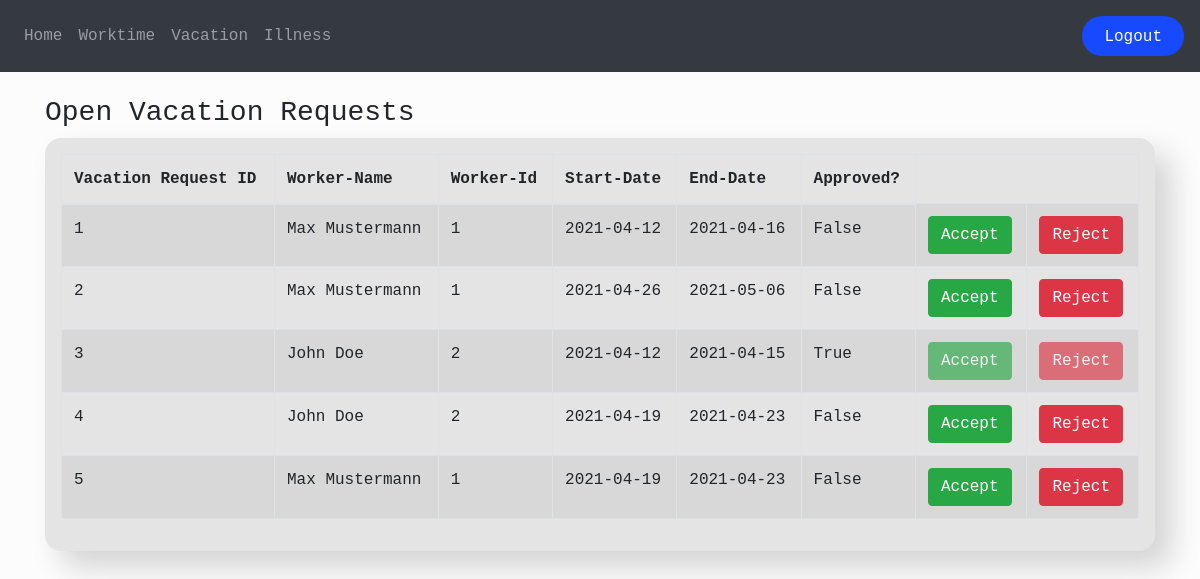
Page /vacation_requests (signed in) on the earlier database version.
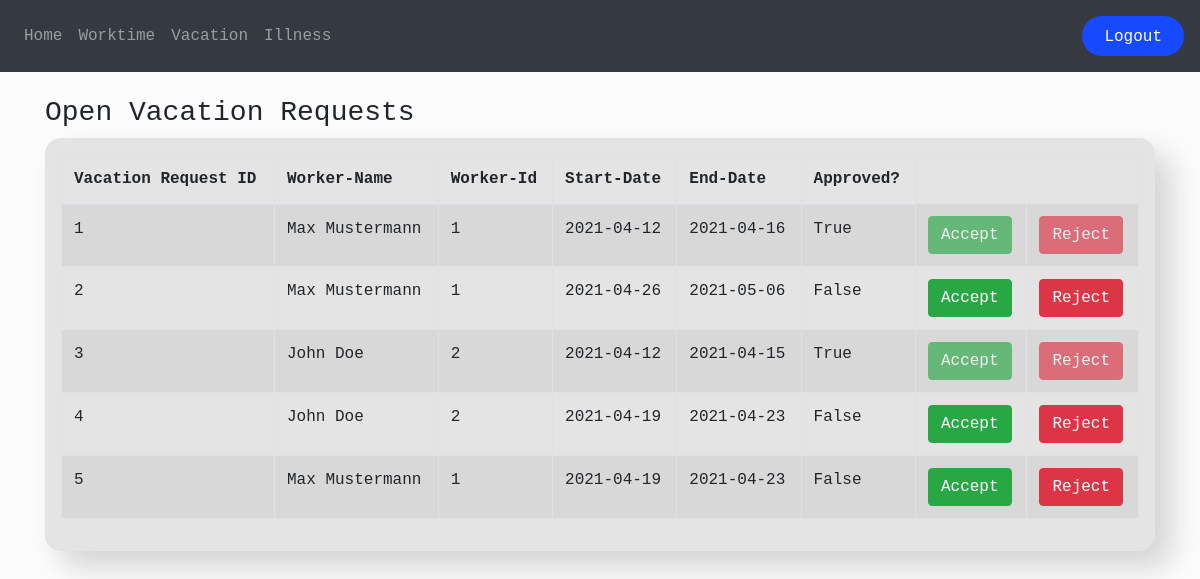
Same page on the later database version.
### app/models.py (models this page shows, shortened)
class Vacation(db.Model):
    id = db.Column(db.Integer, primary_key=True)
    start_date = db.Column(db.Date)
    end_date = db.Column(db.Date)
    user_id = db.Column(db.Integer, db.ForeignKey('user.id'))
    approved = db.Column(db.Boolean, default=False)

class User(db.Model, UserMixin):
    id = db.Column(db.Integer, primary_key=True)
    email = db.Column(db.String(150), unique=True)
    password = db.Column(db.String(150))
    full_name = db.Column(db.String(150))
    target_hours = db.Column(db.Integer, default=160)
    worked_hours = db.Column(db.Integer, default=0)
    flex_time = db.Column(db.Integer, default=0)
    vacation_days = db.Column(db.Integer, default=30)
    vacation_days_taken = db.Column(db.Integer, default=0)
    roles_id = db.Column(db.Integer, db.ForeignKey('role.id'))
    vacation_requests = db.relationship('Vacation', backref='user')
    illness = db.relationship('Illness', backref='user')

### app/views.py (the view, shortened to what this page needs)
@views.route('/vacation_requests', methods=['GET', 'POST'])
@login_required
def vacation_requests():
    requests = Vacation.query.all()
    users = User.query.all()
    return render_template('vacation_requests.html', requests=requests, user=current_user,  users=users, User=User, roles_id=session.get('roles_id'))

### app/__init__.py (called while the page is built)
def create_app():
    app = Flask(__name__)
    app.config['SECRET_KEY'] = '9QxEIB84nNKgxjz9ahPjM2HRtwrERAli4PGtjRjV'
    app.config['SQLALCHEMY_DATABASE_URI'] = f'sqlite:///{DB_NAME}'
    app.config['SQLALCHEMY_TRACK_MODIFICATIONS'] = False
    db.init_app(app)
    from .auth import auth
    from .views import views
    app.register_blueprint(auth)
    app.register_blueprint(views)
    from .models import User
    create_database(app=app)
    login_manager = LoginManager()
    login_manager.login_view = 'auth.login'
    login_manager.init_app(app)
    @login_manager.user_loader
    def load_user(id):
        return User.query.get(int(id))
    return app

### app/templates/vacation_requests.html (shortened to what this page needs)
{% extends 'base.html' %}
{% block page_header %}
<h3>Open Vacation Requests</h3>
{% endblock page_header %}
{% block content %}
<div class="container">
    <div class="vacation-requests-personal">
        <table class="table table-striped table-bordered">
            <thead>
                <tr>
                    <th class="row-sm">Vacation Request ID</th>
                    <th class="row-md">Worker-Name</th>
                    <th class="row-md">Worker-Id</th>
                    <th class="row-md">Start-Date</th>
                    <th class="row-md">End-Date</th>
                    <th class="row-md">Approved?</th>
                </tr>
            </thead>
            <tbody>
                {% for request in requests %}
                <tr>
                    <td>{{request.id}}</td>
                    <td>{{User.query.filter_by(id=request.user_id).first().full_name}}</td>
                    <td>{{User.query.filter_by(id=request.user_id).first().id}}</td>
                    <td>{{request.start_date}}</td>
                    <td>{{request.end_date}}</td>
                    <td>{{request.approved}}</td>
                    {% if request.approved == True %}
                    <td><button class="btn btn-success" disabled>Accept</button></td>
                    <td><button class="btn btn-danger" disabled>Reject</button></td>
                    {% else %}
                    <form method="POST">
                        <td><button class="btn btn-success" name="accept-button" value="{{request.id}}">Accept</button>
                        </td>
                        <td><button class="btn btn-danger" name="reject-button" value="{{request.id}}">Reject</button>
                        </td>
                    </form>
                    {% endif %}
                </tr>
                {% endfor %}
            </tbody>
        </table>
    </div>
</div>
{% endblock content %}

### app/templates/base.html (shortened to what this page needs)
<!DOCTYPE html>
<html>
<head>
    <link rel="stylesheet" href="https://stackpath.bootstrapcdn.com/bootstrap/4.4.1/css/bootstrap.min.css"
 />
    <link rel="stylesheet" href="{{ url_for('static', filename='css/styles.css') }}">
</head>
<body>
    <nav class="navbar navbar-expand-lg navbar-dark bg-dark">
        <div class="collapse navbar-collapse" id="navbar">
            <ul class="navbar-nav mr-auto">
                {% if user.is_authenticated %}
                <li class="nav-item"><a class="nav-link" id="home" href="/home">Home</a></li>
                <li class="nav-item"><a class="nav-item nav-link" id="wortime" href="/worktime">Worktime</a></li>
                <li class="nav-item"><a class="nav-item nav-link" id="vacation" href="/vacation">Vacation</a></li>
                <li class="nav-item"><a class="nav-item nav-link" id="illness">Illness</a></li>
                {% else %}
                <li class="nav-item"><a class="nav-item nav-link" id="login" href="{{url_for('auth.login')}}">Login</a>
                </li>
                {% endif %}
            </ul>
            {% if user.is_authenticated %}
            <span class="navbar-text">
                <button class="button-small">
                    <a class="nav-item nav-link" id="logout" href="/logout">Logout</a>
                </button>
            </span>
            {% endif %}
        </div>
    </nav>
    <br>
    <div class="page-header">
        <div class="container">
            {% block page_header %}
            {% endblock page_header %}
        </div>
    </div>
    {% block content %}
    {% endblock content %}
</body>
</html>

### app/static/css/styles.css (style rules this page uses)
body, html { height: 100%; background-color: #fcfcfc; font-family: 'Microsoft YaHei UI', Courier, monospace; }
.button-small { background: #1749FF; color: white; float: left; border-radius: 57px; border: 0px; height: 40px; transition: all 0.4s ease 0s; }
.vacation-requests-personal { background-color: #e4e4e4; padding: 1em; border-radius: 1em; box-shadow: 1em 1em 30px #d3d3d3; }

Differences in the rows shown:
changed Vacation id 1: approved "False" → "True"
